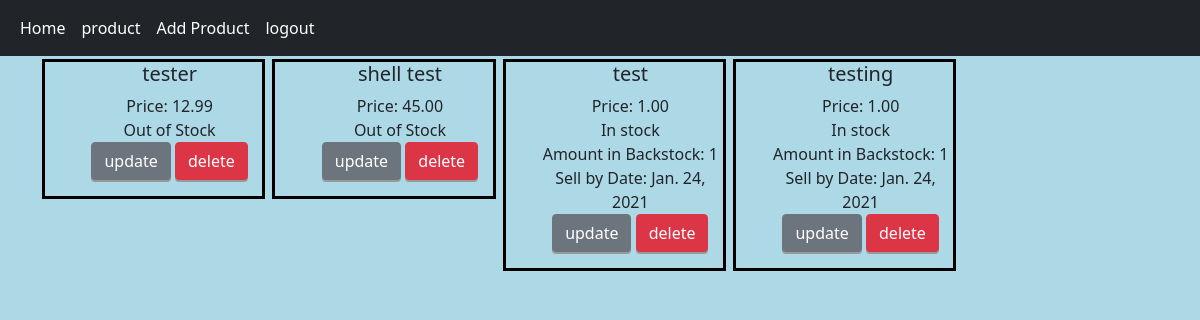
The page /product/ (signed in) on the database as committed earlier.
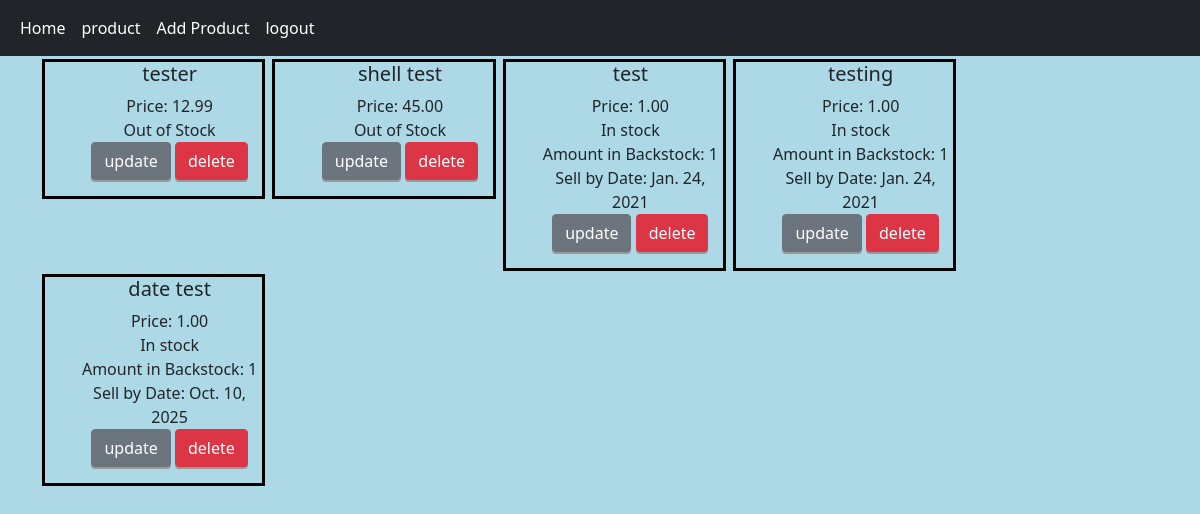
The same page on the database as committed later.
### products/models.py (models this page shows)
class Product (models.Model):
    title = models.CharField(max_length=120)
    price = models.DecimalField(decimal_places=2,max_digits=10)
    quantity= models.IntegerField(default=0)
    available = models.BooleanField(default=True)
    date = models.DateField(auto_now=False,auto_now_add=False, default= datetime.date.today)

### products/views.py (the view)
# urls.py: path('', product_list_view, name='product-list'),
@login_required()
def product_list_view(request):
    queryset=Product.objects.all()
    context={
      "product_list":queryset,
    }
    return render(request,"product/product_detail.html",context)

### products/templates/product/product_detail.html
{%extends "base.html"%}
{%block content%}
<div class="container">
{%for product in product_list%}
    <div class="products">
        <ul>
            <h5>{{product.title}}</h5>
            <li>Price: {{product.price}}</li>
            {% if product.available %}
            <li>In stock</li>
            <li> Amount in Backstock: {{product.quantity}}</li>
            <li>Sell by Date: {{product.date}}</li>
            {%else%}
            <li>Out of Stock</li>
            {% endif %}
            <a type="button" class="btn btn-secondary"href='/product/{{product.id}}/update'> update </a>
            <a type="button" class="btn btn-danger" href='/product/{{product.id}}/delete'> delete </a>
        </ul>
    </div>
{%endfor%}
</div>
{%endblock%}

Rows that differ between the two databases and show on the page:
added Product: title "date test", price "1.00", quantity "1", date "Oct. 10, 2025"
